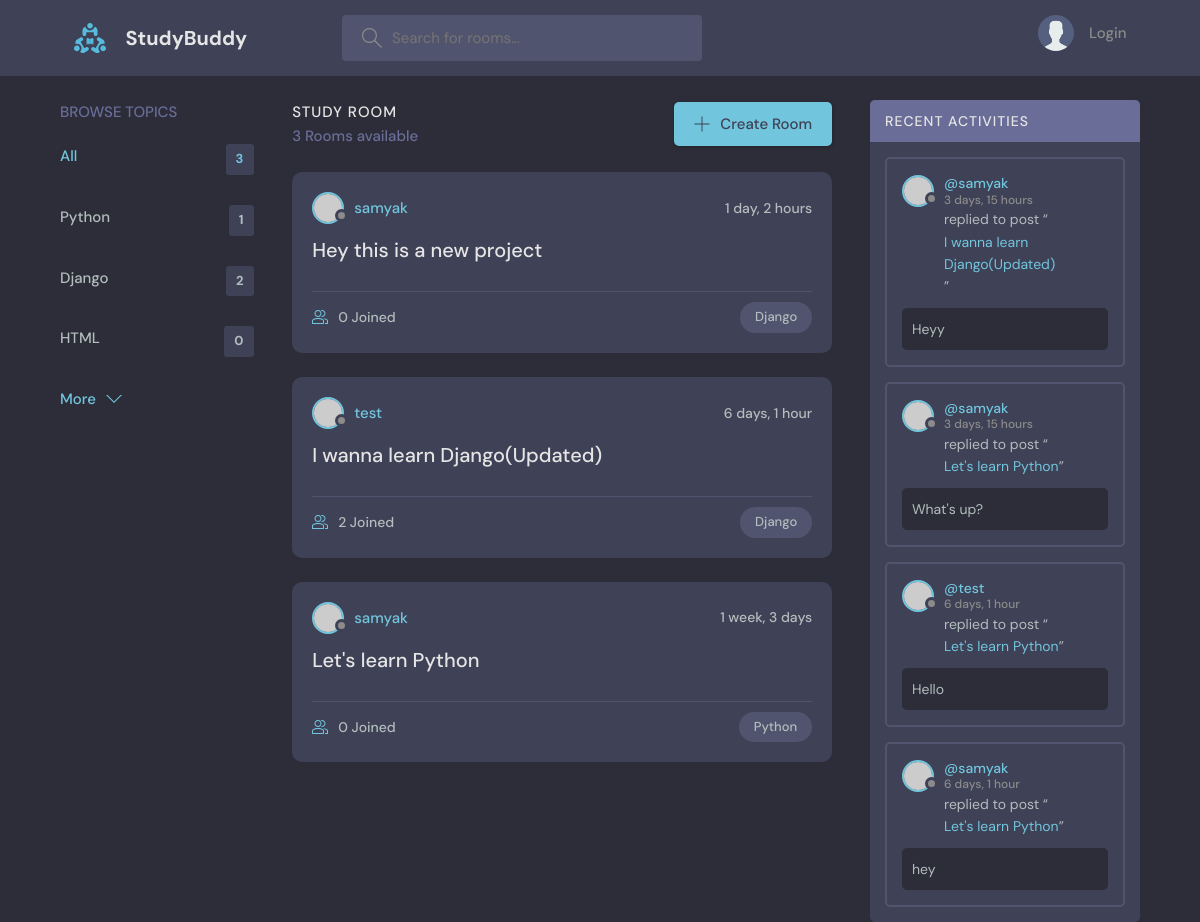
The app's page /, older data.
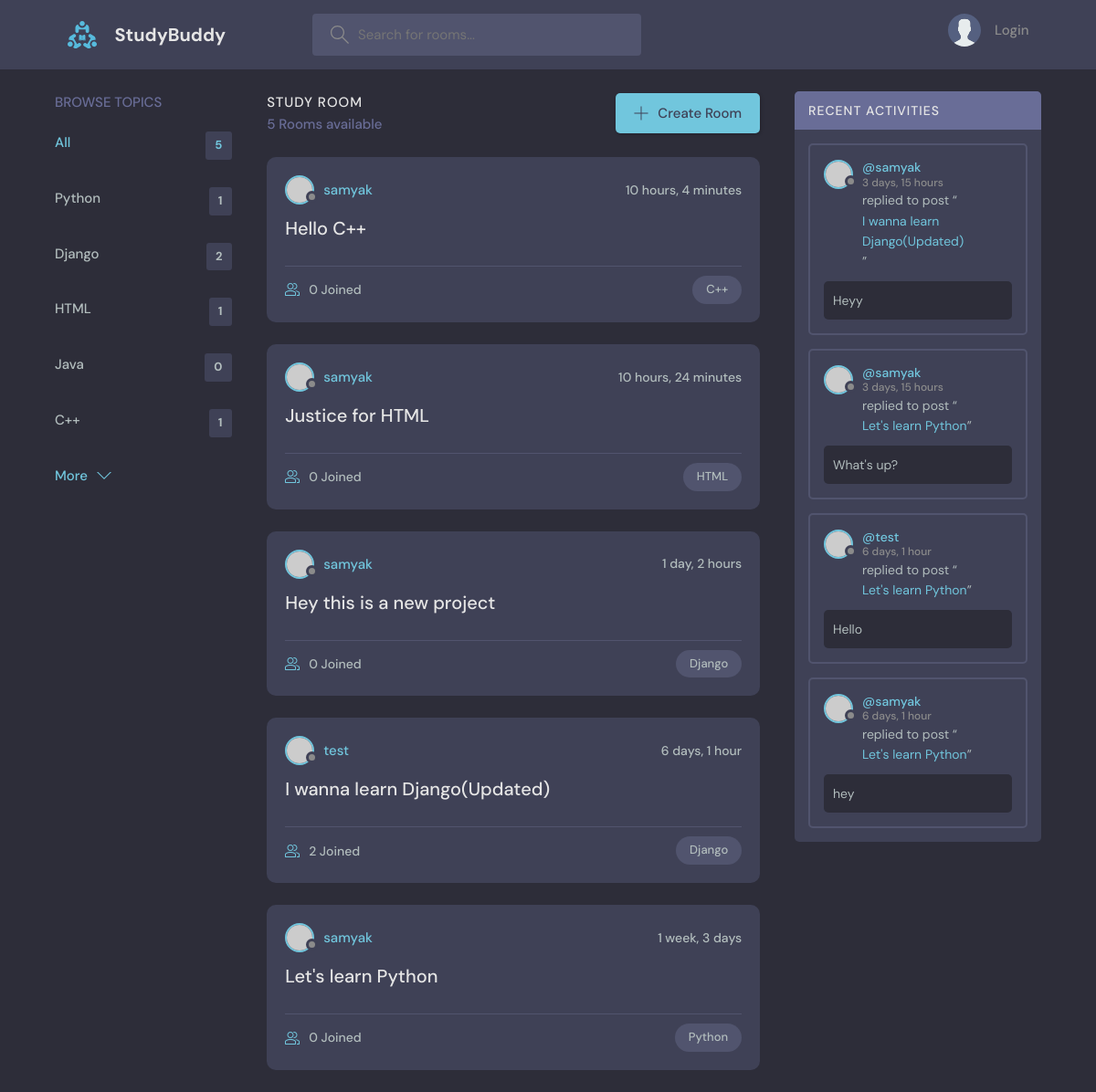
The same page, newer data.
### base/models.py (models this page shows, shortened)
class Topic(models.Model):
    name=models.CharField(max_length=200)

class Room(models.Model):
    host=models.ForeignKey(User, on_delete=models.SET_NULL,null=True)
    topic=models.ForeignKey(Topic, on_delete=models.SET_NULL,null=True)
    name= models.CharField(max_length=200)
    description= models.TextField(null=True, blank= True)
    participants=models.ManyToManyField(User, related_name= 'participants',blank=True )
    updated = models.DateTimeField(auto_now=True)
    created= models.DateTimeField(auto_now_add=True)
    class Meta:
        ordering=['-updated', '-created']
    def __str__(self):
        return self.name

class Message(models.Model):
    user= models.ForeignKey(User, on_delete= models.CASCADE)
    room= models.ForeignKey(Room, on_delete=models.CASCADE)
    body= models.TextField()
    updated = models.DateTimeField(auto_now=True)
    created= models.DateTimeField(auto_now_add=True)
    class Meta:
        ordering=['-updated', '-created']

### base/views.py (the view)
# urls.py: path('', views.home, name="home"),
def home(request):
    q= request.GET.get('q')  if request.GET.get('q')!= None else ''
    rooms = Room.objects.filter(
        Q(topic__name__icontains=q) |
        Q(name__icontains=q)|
        Q(description__icontains=q)
        )
    topics= Topic.objects.all()
    room_count=rooms.count()
    room_messages=Message.objects.filter(Q(room__topic__name__icontains=q))
    context={'rooms': rooms, 'topics': topics, 'room_count':room_count, 'room_messages':room_messages,}
    return render(request, 'base/home.html',context)

### base/templates/base/home.html (shortened to what this page needs)
{% extends 'main.html' %}
{% block content %}
<main class="layout layout--3">
  <div class="container">
    {% include 'base/topic_component.html' %}
    <div class="roomList">
      <div class="roomList__header">
        <div>
          <h2>Study Room</h2>
          <p>{{room_count}} Rooms available</p>
        </div>
        <a class="btn btn--main" href="{% url 'create-room' %}">
          <svg version="1.1" xmlns="http://www.w3.org/2000/svg" width="32" height="32" viewBox="0 0 32 32">
            <title>add</title>
            <path
              d="M16.943 0.943h-1.885v14.115h-14.115v1.885h14.115v14.115h1.885v-14.115h14.115v-1.885h-14.115v-14.115z">
            </path>
          </svg>
          Create Room
        </a>
      </div>
      {% include 'base/feed_component.html' %}
    </div>
    {% include 'base/activity_component.html' %}
  </div>
</main>
{% endblock %}

### base/templates/base/topic_component.html
<div class="topics">
    <div class="topics__header">
      <h2>Browse Topics</h2>
    </div>
    <ul class="topics__list">
      <li>
        <a href="{% url 'home' %}" class="active">All <span>{{topics.count}}</span></a>
      </li>
      {% for topic in topics %}
      <li>
        <a href="{% url 'home' %}?q={{topic.name}}">{{topic.name}} <span>{{topic.room_set.all.count}}</span></a>
      </li>
      {% endfor %}
    </ul>
    <a class="btn btn--link" href="topics.html">
      More
      <svg version="1.1" xmlns="http://www.w3.org/2000/svg" width="32" height="32" viewBox="0 0 32 32">
        <title>chevron-down</title>
        <path d="M16 21l-13-13h-3l16 16 16-16h-3l-13 13z"></path>
      </svg>
    </a>
  </div>

### base/templates/base/feed_component.html (shortened to what this page needs)
{% for room in rooms %}
<div class="roomListRoom">
    <div class="roomListRoom__header">
      <a href="{% url 'user-profile' room.host.id %}" class="roomListRoom__author">
        <div class="avatar avatar--small">
          <img src="https://randomuser.me/api/portraits/women/11.jpg" />
        </div>
        <span>{{room.host.username}}</span>
      </a>
      <div class="roomListRoom__actions">
        <span>{{room.created|timesince}}</span>
      </div>
    </div>
    <div class="roomListRoom__content">
      <a href="{% url 'room' room.id %}">{{room.name}}</a>
    </div>
    <div class="roomListRoom__meta">
      <a href="{% url 'room' room.id %}" class="roomListRoom__joined">
        {{room.participants.all.count}} Joined
      </a>
      <p class="roomListRoom__topic">{{room.topic.name}}</p>
    </div>
  </div>
{% endfor %}

### base/templates/base/activity_component.html (shortened to what this page needs)
<div class="activities">
    <div class="activities__header">
        <h2>Recent Activities</h2>
    </div>
    {% for message in room_messages %}
    <div class="activities__box">
        <div class="activities__boxHeader roomListRoom__header">
            <a href="{% url 'user-profile' message.user.id %}" class="roomListRoom__author">
                <div class="avatar avatar--small">
                    <img src="https://randomuser.me/api/portraits/women/11.jpg" />
                </div>
                <p>
                    @{{message.user}}
                    <span>{{message.created|timesince}}</span>
                </p>
            </a>
        </div>
        <div class="activities__boxContent">
            <p>replied to post “<a href="{% url 'room' message.room.id %}">{{message.room}}</a>”</p>
            <div class="activities__boxRoomContent">
                {{message.body}}
            </div>
        </div>
    </div>
    {% endfor %}
</div>

Row changes from the older to the newer data that the page shows:
computed for Topic "HTML": room_set.all.count "0" → "1"
added Topic: name "Java", room_set.all.count "0"
added Topic: name "C++", room_set.all.count "1"
added Room: host.username "samyak", created "10 hours, 4 minutes", name "Hello C++", participants.all.count "0", topic.name "C++"
added Room: host.username "samyak", created "10 hours, 24 minutes", name "Justice for HTML", participants.all.count "0", topic.name "HTML"
Text that changed along with them:
{{ topics.count }}: "3" → "5"
{{ room_count }}: "3" → "5"
